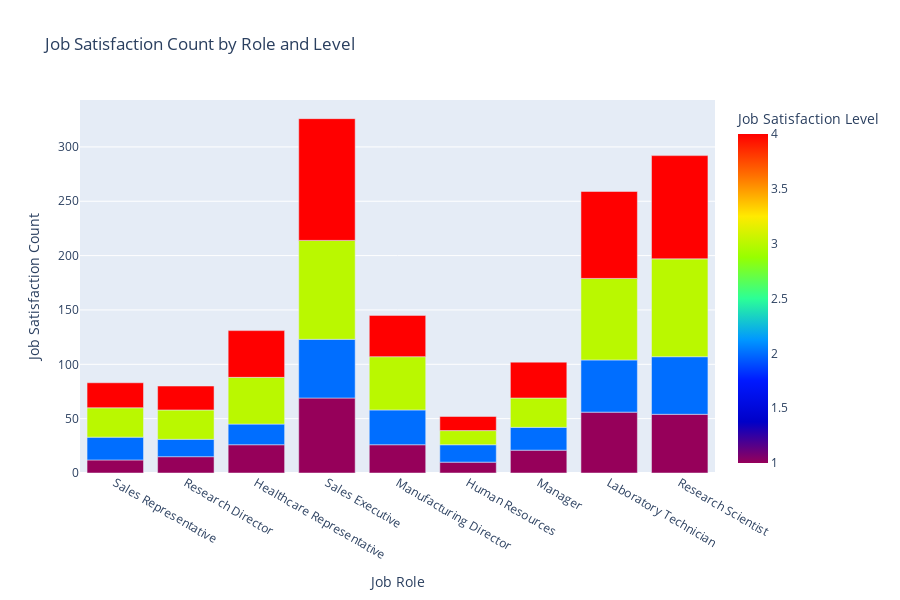

This figure's notebook cell:
### Markdown cell above
This revised code produces a bar graph where each bar represents the mean job satisfaction for a specific job role. It provides a clear and organized presentation of the information, with one bar per job role, making it easier to interpret and compare across roles.

### Code cell
xaxis= job_satisfaction.groupby('JobRole')['JobSatisfaction'].value_counts()

combined_df=pd.DataFrame(xaxis).reset_index()
combined_df=combined_df.sort_values(by="JobSatisfaction").groupby('JobRole').head()
fig = px.bar(combined_df, x='JobRole', y='count', color='JobSatisfaction', width=900, height=600,
              title='Job Satisfaction Count by Role and Level',  color_continuous_scale=px.colors.sequential.Rainbow,
               labels={'count': 'Job Satisfaction Count', 'JobRole': 'Job Role', 'JobSatisfaction': 'Job Satisfaction Level'})
#fig.update_traces(texttemplate='%{y}', textposition='inside')

fig.show()

### Figure 1 — Plotly figure (JSON) as saved in the notebook; plotly's stock layout.template omitted (floating-point values rounded to 4 significant figures)
{"data": [{"alignmentgroup": "True", "hovertemplate": "Job Role=%{x}<br>Job Satisfaction Count=%{y}<br>Job Satisfaction Level=%{marker.color}<extra></extra>", "legendgroup": "", "marker": {"color": [1, 1, 1, 1, 1, 1, 1, 1, 1, 2, 2, 2, 2, 2, 2, 2, 2, 2, 3, 3, 3, 3, 3, 3, 3, 3, 3, 4, 4, 4, 4, 4, 4, 4, 4, 4], "coloraxis": "coloraxis", "pattern": {"shape": ""}}, "name": "", "offsetgroup": "", "orientation": "v", "showlegend": false, "textposition": "auto", "type": "bar", "x": ["Sales Representative", "Research Director", "Healthcare Representative", "Sales Executive", "Manufacturing Director", "Human Resources", "Manager", "Laboratory Technician", "Research Scientist", "Research Director", "Manufacturing Director", "Sales Representative", "Manager", "Research Scientist", "Laboratory Technician", "Human Resources", "Healthcare Representative", "Sales Executive", "Laboratory Technician", "Manufacturing Director", "Sales Representative", "Human Resources", "Research Director", "Healthcare Representative", "Sales Executive", "Research Scientist", "Manager", "Sales Representative", "Healthcare Representative", "Research Scientist", "Research Director", "Manager", "Laboratory Technician", "Human Resources", "Sales Executive", "Manufacturing Director"], "xaxis": "x", "y": [12, 15, 26, 69, 26, 10, 21, 56, 54, 16, 32, 21, 21, 53, 48, 16, 19, 54, 75, 49, 27, 13, 27, 43, 91, 90, 27, 23, 43, 95, 22, 33, 80, 13, 112, 38], "yaxis": "y"}], "layout": {"barmode": "relative", "coloraxis": {"colorbar": {"title": {"text": "Job Satisfaction Level"}}, "colorscale": [[0, "rgb(150,0,90)"], [0.125, "rgb(0,0,200)"], [0.25, "rgb(0,25,255)"], [0.375, "rgb(0,152,255)"], [0.5, "rgb(44,255,150)"], [0.625, "rgb(151,255,0)"], [0.75, "rgb(255,234,0)"], [0.875, "rgb(255,111,0)"], [1, "rgb(255,0,0)"]]}, "height": 600, "legend": {"tracegroupgap": 0}, "title": {"text": "Job Satisfaction Count by Role and Level"}, "width": 900, "xaxis": {"anchor": "y", "domain": [0, 1], "title": {"text": "Job Role"}}, "yaxis": {"anchor": "x", "domain": [0, 1], "title": {"text": "Job Satisfaction Count"}}}}
